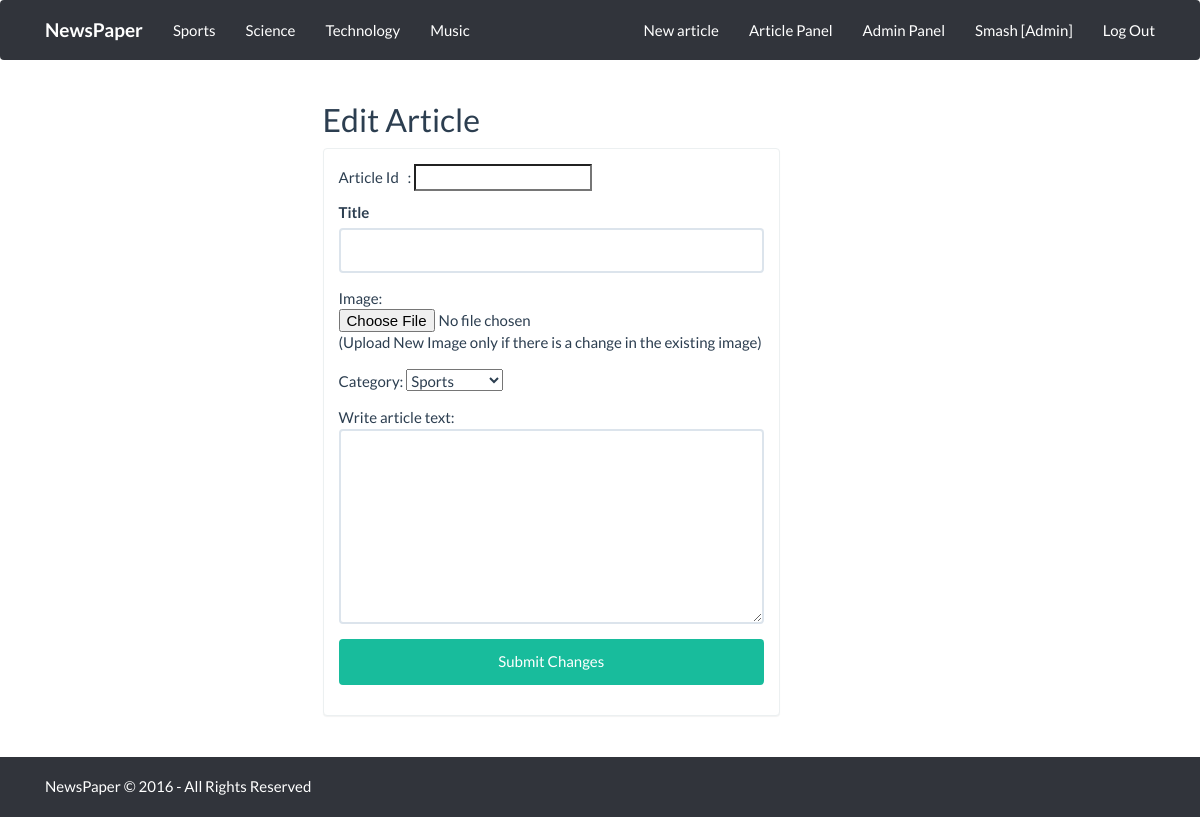
The page /edit_article.php (signed in) on the database its author committed.
### tables this page shows
CREATE TABLE IF NOT EXISTS category (
	category VARCHAR(20)
);

CREATE TABLE IF NOT EXISTS users (
	id INT AUTO_INCREMENT PRIMARY KEY,
	username VARCHAR(32),
	password VARCHAR(128),
	name VARCHAR(30),
	surname VARCHAR(30),
	email VARCHAR(30),
	user_type INT(11)
);

CREATE TABLE IF NOT EXISTS user_type (
	id INT,
	name VARCHAR(255)
);

### includes/functions.php (called while the page is built)
<?php
	if(isset($_SESSION['id'])) {
		$my_id = $_SESSION['id'];
		$user_query = $con->query("SELECT username, user_type FROM users WHERE id = '$my_id'");
		$run_user = $user_query->fetch_array(MYSQLI_ASSOC);
		$username = $run_user['username'];
		$user_type = $run_user['user_type'];
		$query_type = $con->query("SELECT name FROM user_type WHERE id = '$user_type'");
		$run_level = $query_type->fetch_array(MYSQLI_ASSOC);
		$type_name = $run_level['name'];
	}
	else {
		header('Location: register.php');
	}
?>

### edit_article.php (the view, shortened to what this page needs)
<?php
require_once('includes/connect.php');
require_once('includes/functions.php');
?>
<html>
	<head>
		<link rel="stylesheet" type="text/css" href="css/bootstrap.css" />
		<link rel="stylesheet" type="text/css" href="css/bootstrap.flatfly.css" />
		<link rel="stylesheet" type="text/css" href="css/style.css" />
	</head>
	<body>
		<nav class="navbar navbar-default">
			<div class="container">
				<div class="container-fluid">
					<div class="navbar-header">
					  <a class="navbar-brand" href="index.php"><strong>NewsPaper</strong></a>
					</div>
					<ul class="nav navbar-nav">
					<?php
					$qry = $con->query("SELECT * FROM category LIMIT 0,6");
					while($row = $qry->fetch_array()) {
						echo "<li class=\"nav-item\">";
							echo "<a href=articles.php?cat=" . $row['category'] . ">" . $row['category'] . "</a>";
						echo "</li>";
					}
					?>
					</ul>
					<ul class="nav navbar-nav navbar-right">
						<li class="nav-item">
							<a href="create_article.php">New article</a>
						</li>
						<li class="nav-item">
							<a href="article_panel.php">Article Panel</a>
						</li>
						<li class="nav-item">
							<?php if($user_type == 1) { ?>
							<a href="admin/admin.php">Admin Panel</a>
							<?php } ?>
						</li>
						<li class="nav-item">
							<a href="profile.php"><?php echo $username; ?> [<?php echo $type_name;  ?>]</a>
						</li>
						<li class="nav-item">
							<a class="nav-link" href="AuthN/logout.php">Log Out</a>
						</li>
					</ul>
				</div>
			</div>
		</nav>
		<div class="container">
			<div class="row">
				<div class="col-xs-12 col-sm-7 col-md-5 col-lg-5 col-sm-offset-1 col-md-offset-3">
					<h2>Edit Article</h2>
					<div class="panel panel-default">
						<div class="panel-body">
							<form method="POST" enctype="multipart/form-data" name="post_articles">
								<p>Article Id &nbsp;&nbsp;:
									<input type="text" name="id" id="id" value="<?php echo $row['id']; ?>" />
								</p>
								<div class="form-group">
									<label for="tit">Title</label>
									<input type="text" class="form-control" name="title" value=<?php echo "\"" . $row['title'] . "\""; ?> />
								</div>
								<div class="form-group">
									<p>
									Image:
									<input type="file" name="image" />
									(Upload New Image only if there is a change in the existing image)
									</p>
								</div>
								<div class="form-group">
									Category:
									<select name="category">
										<?php
										$qry = $con->query("SELECT * FROM category");
										while($row_1 = $qry->fetch_array()) {
											if($row_1['category'] === $row['category']) {
												echo "<option value=" . $row['category'] . " selected=\"selected\">" . $row['category'] . "</option>";
											} else {
												echo "<option value=" . $row_1['category'] . ">" . $row_1['category'] . "</option>";
											}
										}
										?>
									</select>
								</div>
								Write article text:
								<div class="form-group">
									<textarea class="form-control" name="content" rows="8"><?php echo $row['content']; ?></textarea>
								</div>
								<input type="submit" value="Submit Changes" name="submit" class="btn btn-success btn-block">
							</form>
						</div>
					</div>
				</div>
			</div>
		</div>
		<div class="navbar navbar-default navbar-fixed-bottom">
			<div class="container">
				<p class="navbar-text">NewsPaper &copy; <?php echo date("Y"); ?> - All Rights Reserved</p>
			</div>
		</div>
	</body>
</html>

### rows shown on the page
category: category "Sports"
category: category "Science"
category: category "Technology"
category: category "Music"
users: username "Smash"
user_type: name "Admin"

### other values the page prints
form field category "Sports"
